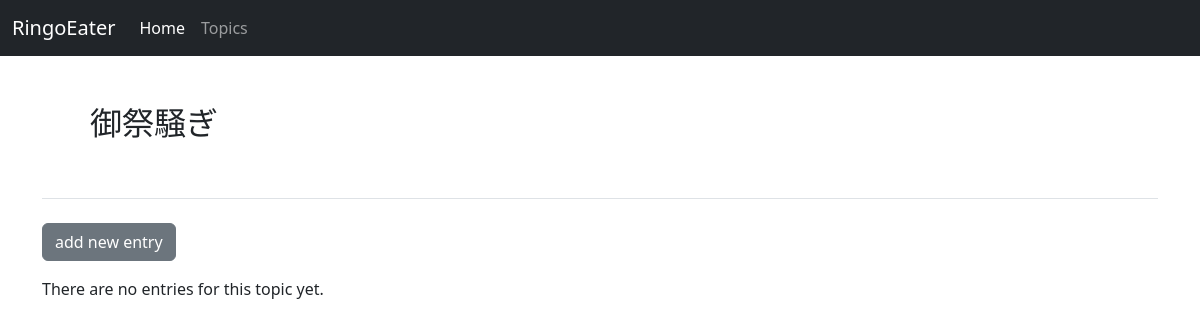
Before: /topics/2/ with the older database file.
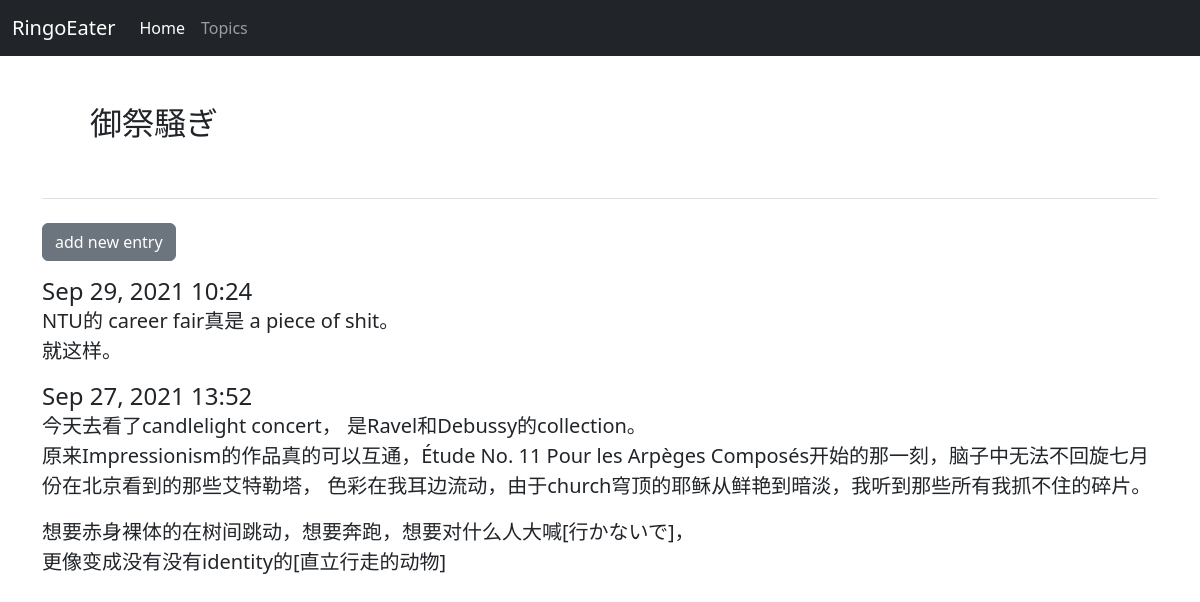
After: the same page with the newer database file.
### learning_logs/models.py (models this page shows, shortened)
class Entry(models.Model):
    topic= models.ForeignKey(Topic, on_delete= models.CASCADE)
    text= models.TextField()
    date_added= models.DateTimeField(auto_now_add= True)
    class Meta:
        verbose_name_plural= 'entries'

### learning_logs/views.py (the view)
# urls.py: path('topics/<int:topic_id>/', views.topic, name="topic"),
def topic(request, topic_id):
    topic= Topic.objects.get(id= topic_id)
    entries= topic.entry_set.order_by('-date_added')
    context= {'topic': topic, 'entries': entries}
    return render(request, 'learning_logs/topic.html', context)

### learning_logs/models.py (called while the page is built)
    def __str__(self):
        return self.text

### learning_logs/templates/learning_logs/topic.html (shortened to what this page needs)
{% extends 'learning_logs/base.html' %}
{% block page_header %}
  <h2 class="m-5">{{ topic }}</h2>
{% endblock page_header %}
{% block content %}
   <div><a class="btn btn-secondary mb-3 mt-3" href="{% url 'learning_logs:new_entry' topic.id %}">add new entry</a> </div>
  {% for entry in entries %}
    <h4 class= "card-header">{{ entry.date_added|date:'M d, Y H:i' }}</h4>
    <div class="card-body lead">
      {{ entry.text|linebreaks }}
    </div>
  {% empty %}
    There are no entries for this topic yet.
  {% endfor %}
{% endblock content %}

Changed rows visible on the page:
added Entry: date_added "Sep 29, 2021 10:24", text "NTU的 career fair真是 a piece of shit。 就这样。"
added Entry: date_added "Sep 27, 2021 13:52", text "今天去看了candlelight concert， 是Ravel和Debussy的collection。 原来Impressionism的作品真的可以互通，Étude No. 11 Pour les Arpèges Composés开始的那一刻，脑子中无法不回旋七月份在北京看到的那些艾特勒塔， 色彩在我耳边流动，由于church穹顶的耶稣从鲜艳到暗淡，我听到那些所有我抓不住的碎片。 想要赤身裸体的在树间跳动，想要奔跑，想要对什么人大喊[行かないで]， 更像变成没有没有identity的[直立行走的动物]"
Other visible differences:
text no longer shown: "There are no entries for this topic yet."
